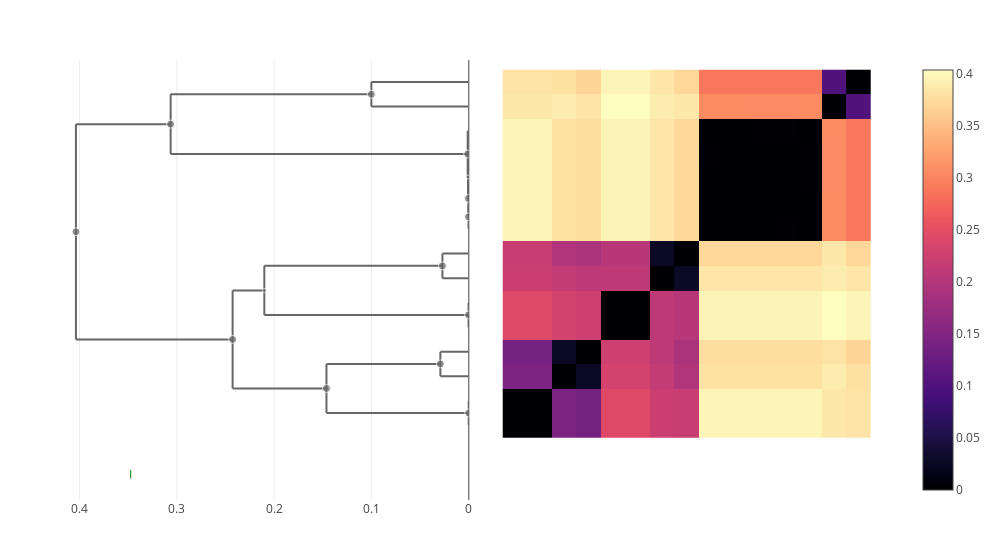

The cell this chart's notebook holds for it:
### Markdown cell above
### velezensis

### Code cell
let taxon = "velezensis"
    trees[taxon] = cluster_annotate(cdata, taxon)
    plot(clustermap(cdata, trees[taxon]))
end

### Figure 1 — Plotly figure (JSON) as saved in the notebook; plotly's stock layout.template omitted (floating-point values rounded to 4 significant figures; data arrays with more than 128 entries replaced by an {"elided": "..."} marker saying what was removed)
{"data": [{"colorscale": {"elided": "256x2 mixed values"}, "type": "heatmap", "x": [0.5, 1.5, 2.5, 3.5, 4.5, 5.5, 6.5, 7.5, 8.5, 9.5, 10.5, 11.5, 12.5, 13.5, 14.5, 15.5], "y": [0.5, 1.5, 2.5, 3.5, 4.5, 5.5, 6.5, 7.5, 8.5, 9.5, 10.5, 11.5, 12.5, 13.5, 14.5, 15.5], "z": {"elided": "15x15 float values"}}, {"hoverinfo": "skip", "line": {"color": "#666666"}, "mode": "lines", "showlegend": false, "type": "scatter", "x": [8.398e-05, 8.398e-05, null, 8.398e-05, 0, null, 8.398e-05, 0, null], "xaxis": "x2", "y": [1, 2, null, 1, 1, null, 2, 2, null], "yaxis": "y"}, {"hoverinfo": "skip", "line": {"color": "#666666"}, "mode": "lines", "showlegend": false, "type": "scatter", "x": [0.001152, 0.001152, null, 0.001152, 0.0007974, null, 0.001152, 0, null], "xaxis": "x2", "y": [11.12, 13, null, 11.12, 11.12, null, 13, 13, null], "yaxis": "y"}, {"hoverinfo": "skip", "line": {"color": "#666666"}, "mode": "lines", "showlegend": false, "type": "scatter", "x": [0.2101, 0.2101, null, 0.2101, 0.000254, null, 0.2101, 0.02712, null], "xaxis": "x2", "y": [5.5, 7.5, null, 5.5, 5.5, null, 7.5, 7.5, null], "yaxis": "y"}, {"hoverinfo": "skip", "line": {"color": "#666666"}, "mode": "lines", "showlegend": false, "type": "scatter", "x": [0.1462, 0.1462, null, 0.1462, 8.398e-05, null, 0.1462, 0.02923, null], "xaxis": "x2", "y": [1.5, 3.5, null, 1.5, 1.5, null, 3.5, 3.5, null], "yaxis": "y"}, {"hoverinfo": "skip", "line": {"color": "#666666"}, "mode": "lines", "showlegend": false, "type": "scatter", "x": [0.4036, 0.4036, null, 0.4036, 0.2427, null, 0.4036, 0.3063, null], "xaxis": "x2", "y": [4.5, 13.28, null, 4.5, 4.5, null, 13.28, 13.28, null], "yaxis": "y"}, {"hoverinfo": "skip", "line": {"color": "#666666"}, "mode": "lines", "showlegend": false, "type": "scatter", "x": [0.0004431, 0.0004431, null, 0.0004431, 0.0002658, null, 0.0004431, 0, null], "xaxis": "x2", "y": [9.5, 11, null, 9.5, 9.5, null, 11, 11, null], "yaxis": "y"}, {"hoverinfo": "skip", "line": {"color": "#666666"}, "mode": "lines", "showlegend": false, "type": "scatter", "x": [0.000254, 0.000254, null, 0.000254, 0, null, 0.000254, 0, null], "xaxis": "x2", "y": [5, 6, null, 5, 5, null, 6, 6, null], "yaxis": "y"}, {"hoverinfo": "skip", "line": {"color": "#666666"}, "mode": "lines", "showlegend": false, "type": "scatter", "x": [0.02712, 0.02712, null, 0.02712, 0, null, 0.02712, 0, null], "xaxis": "x2", "y": [7, 8, null, 7, 7, null, 8, 8, null], "yaxis": "y"}, {"hoverinfo": "skip", "line": {"color": "#666666"}, "mode": "lines", "showlegend": false, "type": "scatter", "x": [0.1001, 0.1001, null, 0.1001, 0, null, 0.1001, 0, null], "xaxis": "x2", "y": [14, 15, null, 14, 14, null, 15, 15, null], "yaxis": "y"}, {"hoverinfo": "skip", "line": {"color": "#666666"}, "mode": "lines", "showlegend": false, "type": "scatter", "x": [0.3063, 0.3063, null, 0.3063, 0.001152, null, 0.3063, 0.1001, null], "xaxis": "x2", "y": [12.06, 14.5, null, 12.06, 12.06, null, 14.5, 14.5, null], "yaxis": "y"}, {"hoverinfo": "skip", "line": {"color": "#666666"}, "mode": "lines", "showlegend": false, "type": "scatter", "x": [0.0007974, 0.0007974, null, 0.0007974, 0.0004431, null, 0.0007974, 0, null], "xaxis": "x2", "y": [10.25, 12, null, 10.25, 10.25, null, 12, 12, null], "yaxis": "y"}, {"hoverinfo": "skip", "line": {"color": "#666666"}, "mode": "lines", "showlegend": false, "type": "scatter", "x": [0.02923, 0.02923, null, 0.02923, 0, null, 0.02923, 0, null], "xaxis": "x2", "y": [3, 4, null, 3, 3, null, 4, 4, null], "yaxis": "y"}, {"hoverinfo": "skip", "line": {"color": "#666666"}, "mode": "lines", "showlegend": false, "type": "scatter", "x": [0.2427, 0.2427, null, 0.2427, 0.1462, null, 0.2427, 0.2101, null], "xaxis": "x2", "y": [2.5, 6.5, null, 2.5, 2.5, null, 6.5, 6.5, null], "yaxis": "y"}, {"hoverinfo": "skip", "line": {"color": "#666666"}, "mode": "lines", "showlegend": false, "type": "scatter", "x": [0.0002658, 0.0002658, null, 0.0002658, 0, null, 0.0002658, 0, null], "xaxis": "x2", "y": [9, 10, null, 9, 9, null, 10, 10, null], "yaxis": "y"}, {"customdata": [[18, 2], [16, 2], [21, 5], [26, 4], [25, 4], [29, 15], [19, 3], [17, 2], [22, 2], [24, 2], [28, 7], [20, 4], [23, 2], [27, 8]], "hovertemplate": "ID: %{customdata[0]}<br>\nHeight: %{x:.3f}<br>\nGenome count: %{customdata[1]}\n\n<extra></extra>", "marker": {"color": "#666666", "size": [8, 8, 8, 4, 8, 8, 8, 8, 8, 8, 8, 4, 8, 8]}, "mode": "markers", "showlegend": false, "type": "scatter", "x": [0.0002658, 8.398e-05, 0.001152, 0.2101, 0.1462, 0.4036, 0.0004431, 0.000254, 0.02712, 0.1001, 0.3063, 0.0007974, 0.02923, 0.2427], "xaxis": "x2", "y": [9.5, 1.5, 12.06, 6.5, 2.5, 8.891, 10.25, 5.5, 7.5, 14.5, 13.28, 11.12, 3.5, 4.5], "yaxis": "y"}, {"hovertemplate": "%{text} <br>\n%{x}\n<extra></extra>\n", "marker": {"color": "green", "line": {"color": "green", "width": 1}, "symbol": "line-ns"}, "mode": "markers", "text": ["amyloliquefaciens"], "type": "scatter", "x": [0.3473], "xaxis": "x2", "y": [-1, -1]}], "layout": {"height": 550, "hovermode": "closest", "margin": {"b": 50, "l": 50, "r": 50, "t": 60}, "showlegend": false, "width": 1000, "xaxis": {"domain": [0.505, 1], "scaleanchor": "y", "visible": false}, "xaxis2": {"autorange": "reversed", "domain": [0, 0.495], "rangemode": "nonnegative", "showspikes": true, "spikedash": "solid", "spikemode": "across", "spikethickness": 1}, "yaxis": {"scaleanchor": "x", "visible": false}}}
